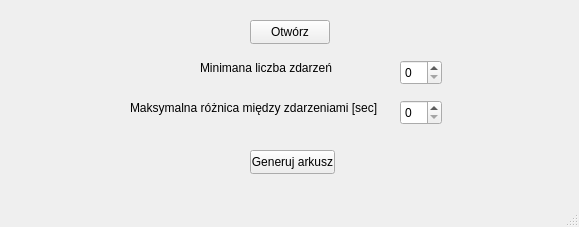
<?xml version="1.0" encoding="UTF-8"?>
<ui version="4.0">
 <class>MainWindow</class>
 <widget class="QMainWindow" name="MainWindow">
  <property name="geometry">
   <rect>
    <x>0</x>
    <y>0</y>
    <width>579</width>
    <height>227</height>
   </rect>
  </property>
  <property name="windowTitle">
   <string>PingCheckerStats</string>
  </property>
  <widget class="QWidget" name="centralwidget">
   <widget class="QPushButton" name="openFileButton">
    <property name="geometry">
     <rect>
      <x>250</x>
      <y>20</y>
      <width>80</width>
      <height>24</height>
     </rect>
    </property>
    <property name="text">
     <string>Otwórz</string>
    </property>
   </widget>
   <widget class="QPushButton" name="generateExcelFileButton">
    <property name="enabled">
     <bool>true</bool>
    </property>
    <property name="geometry">
     <rect>
      <x>250</x>
      <y>150</y>
      <width>85</width>
      <height>24</height>
     </rect>
    </property>
    <property name="text">
     <string>Generuj arkusz</string>
    </property>
   </widget>
   <widget class="QSpinBox" name="minEventsSpinBox">
    <property name="geometry">
     <rect>
      <x>400</x>
      <y>60</y>
      <width>42</width>
      <height>25</height>
     </rect>
    </property>
   </widget>
   <widget class="QSpinBox" name="maxEventDifferenceSecSpinBox">
    <property name="geometry">
     <rect>
      <x>400</x>
      <y>100</y>
      <width>42</width>
      <height>25</height>
     </rect>
    </property>
   </widget>
   <widget class="QLabel" name="minEventsLabel">
    <property name="geometry">
     <rect>
      <x>200</x>
      <y>60</y>
      <width>161</width>
      <height>16</height>
     </rect>
    </property>
    <property name="text">
     <string>Minimana liczba zdarzeń</string>
    </property>
   </widget>
   <widget class="QLabel" name="maxEventDiferenceSecLabel">
    <property name="geometry">
     <rect>
      <x>130</x>
      <y>100</y>
      <width>261</width>
      <height>16</height>
     </rect>
    </property>
    <property name="text">
     <string>Maksymalna różnica między zdarzeniami [sec]</string>
    </property>
   </widget>
  </widget>
  <widget class="QMenuBar" name="menubar">
   <property name="geometry">
    <rect>
     <x>0</x>
     <y>0</y>
     <width>579</width>
     <height>21</height>
    </rect>
   </property>
  </widget>
  <widget class="QStatusBar" name="statusbar"/>
 </widget>
 <resources/>
 <connections/>
</ui>
